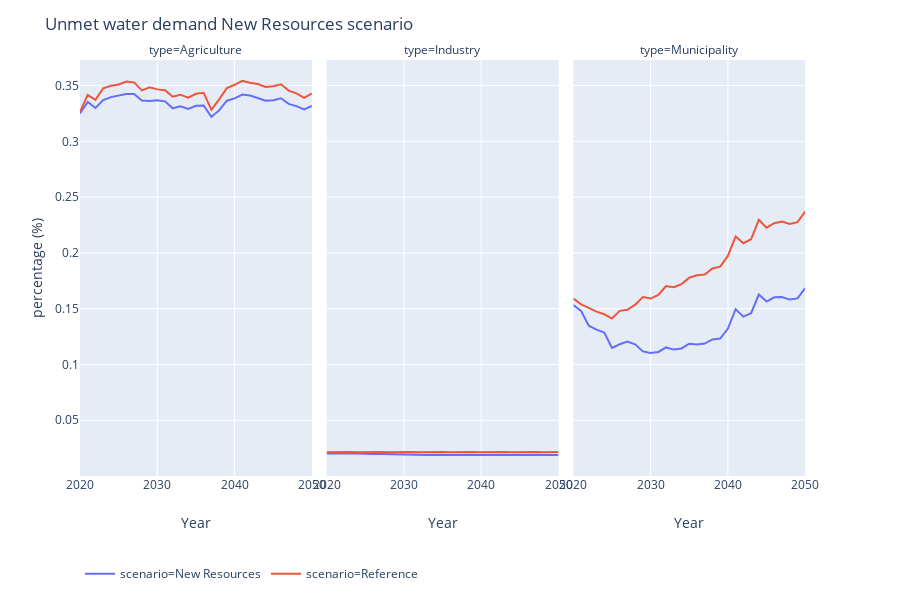

The notebook cell saved with this chart:
### Code cell
dff = df_all['Water_requirements']
dff_2 = df_all['Water_delivered']
dff = dff.groupby(['subscenario', 'scenario','level','type','Year']).sum()/1000000
dff_2 = dff_2.groupby(['subscenario', 'scenario','level','type','Year']).sum()/1000000

dff['water_delivered'] = dff.index.map(dff_2.value)

dff.reset_index(inplace=True)

dff['unmet_demand'] = (dff.value - dff.water_delivered) / dff.value

dff.reset_index(inplace=True)
dff = dff.loc[dff.scenario.isin(['Reference','New Resources']) & (dff.subscenario=='Eto trend') & (dff.level=='')]
fig = px.line(dff, x="Year", y="unmet_demand", color='scenario', facet_col='type')
fig.update_layout({'legend_orientation':'h'})
fig.update_layout({'title':'Unmet water demand New Resources scenario','yaxis_title':'percentage (%)'})
fig.update_layout(legend=dict(x=0, y=-0.2))
fig.show()
# plotly.offline.plot(fig, filename='name.html')
fig.write_image('New_Resources_unmet.png', width=900, height=400, scale=4)

### Figure 1 — Plotly figure (JSON) as saved in the notebook; plotly's stock layout.template omitted (floating-point values rounded to 4 significant figures)
{"data": [{"hoverlabel": {"namelength": 0}, "hovertemplate": "scenario=New Resources<br>type=Agriculture<br>Year=%{x}<br>unmet_demand=%{y}", "legendgroup": "scenario=New Resources", "line": {"color": "#636efa", "dash": "solid"}, "mode": "lines", "name": "scenario=New Resources", "showlegend": true, "type": "scatter", "x": [2020, 2021, 2022, 2023, 2024, 2025, 2026, 2027, 2028, 2029, 2030, 2031, 2032, 2033, 2034, 2035, 2036, 2037, 2038, 2039, 2040, 2041, 2042, 2043, 2044, 2045, 2046, 2047, 2048, 2049, 2050], "xaxis": "x", "y": [0.325, 0.3354, 0.3299, 0.337, 0.3396, 0.3407, 0.3424, 0.3424, 0.3366, 0.3363, 0.3369, 0.3359, 0.3297, 0.3313, 0.3291, 0.3319, 0.3321, 0.322, 0.3277, 0.3364, 0.3385, 0.3419, 0.3411, 0.3389, 0.3364, 0.3369, 0.3386, 0.3336, 0.3316, 0.3285, 0.3317], "yaxis": "y"}, {"hoverlabel": {"namelength": 0}, "hovertemplate": "scenario=New Resources<br>type=Industry<br>Year=%{x}<br>unmet_demand=%{y}", "legendgroup": "scenario=New Resources", "line": {"color": "#636efa", "dash": "solid"}, "mode": "lines", "name": "scenario=New Resources", "showlegend": false, "type": "scatter", "x": [2020, 2021, 2022, 2023, 2024, 2025, 2026, 2027, 2028, 2029, 2030, 2031, 2032, 2033, 2034, 2035, 2036, 2037, 2038, 2039, 2040, 2041, 2042, 2043, 2044, 2045, 2046, 2047, 2048, 2049, 2050], "xaxis": "x2", "y": [0.02018, 0.02037, 0.02037, 0.02037, 0.02018, 0.01966, 0.01966, 0.01966, 0.01948, 0.01966, 0.01887, 0.01887, 0.0187, 0.01887, 0.01887, 0.01887, 0.0187, 0.01887, 0.01887, 0.01887, 0.0187, 0.01887, 0.01887, 0.01887, 0.0187, 0.01887, 0.01887, 0.01887, 0.0187, 0.01887, 0.01887], "yaxis": "y2"}, {"hoverlabel": {"namelength": 0}, "hovertemplate": "scenario=New Resources<br>type=Municipality<br>Year=%{x}<br>unmet_demand=%{y}", "legendgroup": "scenario=New Resources", "line": {"color": "#636efa", "dash": "solid"}, "mode": "lines", "name": "scenario=New Resources", "showlegend": false, "type": "scatter", "x": [2020, 2021, 2022, 2023, 2024, 2025, 2026, 2027, 2028, 2029, 2030, 2031, 2032, 2033, 2034, 2035, 2036, 2037, 2038, 2039, 2040, 2041, 2042, 2043, 2044, 2045, 2046, 2047, 2048, 2049, 2050], "xaxis": "x3", "y": [0.1532, 0.1481, 0.1347, 0.1312, 0.1286, 0.1148, 0.1181, 0.1206, 0.118, 0.1117, 0.1102, 0.1112, 0.1153, 0.1133, 0.1144, 0.1186, 0.1178, 0.1188, 0.1224, 0.1233, 0.1322, 0.1495, 0.1429, 0.146, 0.1627, 0.1564, 0.1602, 0.1605, 0.1582, 0.1592, 0.1685], "yaxis": "y3"}, {"hoverlabel": {"namelength": 0}, "hovertemplate": "scenario=Reference<br>type=Agriculture<br>Year=%{x}<br>unmet_demand=%{y}", "legendgroup": "scenario=Reference", "line": {"color": "#EF553B", "dash": "solid"}, "mode": "lines", "name": "scenario=Reference", "showlegend": true, "type": "scatter", "x": [2020, 2021, 2022, 2023, 2024, 2025, 2026, 2027, 2028, 2029, 2030, 2031, 2032, 2033, 2034, 2035, 2036, 2037, 2038, 2039, 2040, 2041, 2042, 2043, 2044, 2045, 2046, 2047, 2048, 2049, 2050], "xaxis": "x", "y": [0.3264, 0.3416, 0.3372, 0.3475, 0.3499, 0.351, 0.3537, 0.3528, 0.3457, 0.3485, 0.3466, 0.3459, 0.34, 0.3418, 0.3392, 0.3427, 0.3435, 0.3282, 0.3376, 0.3477, 0.3507, 0.3543, 0.3526, 0.3514, 0.3488, 0.3493, 0.3511, 0.3455, 0.343, 0.339, 0.343], "yaxis": "y"}, {"hoverlabel": {"namelength": 0}, "hovertemplate": "scenario=Reference<br>type=Industry<br>Year=%{x}<br>unmet_demand=%{y}", "legendgroup": "scenario=Reference", "line": {"color": "#EF553B", "dash": "solid"}, "mode": "lines", "name": "scenario=Reference", "showlegend": false, "type": "scatter", "x": [2020, 2021, 2022, 2023, 2024, 2025, 2026, 2027, 2028, 2029, 2030, 2031, 2032, 2033, 2034, 2035, 2036, 2037, 2038, 2039, 2040, 2041, 2042, 2043, 2044, 2045, 2046, 2047, 2048, 2049, 2050], "xaxis": "x2", "y": [0.02131, 0.02152, 0.02152, 0.02152, 0.02131, 0.02152, 0.02152, 0.02152, 0.02131, 0.02152, 0.02152, 0.02152, 0.02131, 0.02152, 0.02152, 0.02152, 0.02131, 0.02152, 0.02152, 0.02152, 0.02131, 0.02152, 0.02152, 0.02152, 0.02131, 0.02152, 0.02152, 0.02152, 0.02131, 0.02152, 0.02152], "yaxis": "y2"}, {"hoverlabel": {"namelength": 0}, "hovertemplate": "scenario=Reference<br>type=Municipality<br>Year=%{x}<br>unmet_demand=%{y}", "legendgroup": "scenario=Reference", "line": {"color": "#EF553B", "dash": "solid"}, "mode": "lines", "name": "scenario=Reference", "showlegend": false, "type": "scatter", "x": [2020, 2021, 2022, 2023, 2024, 2025, 2026, 2027, 2028, 2029, 2030, 2031, 2032, 2033, 2034, 2035, 2036, 2037, 2038, 2039, 2040, 2041, 2042, 2043, 2044, 2045, 2046, 2047, 2048, 2049, 2050], "xaxis": "x3", "y": [0.1591, 0.1539, 0.1507, 0.1474, 0.145, 0.1412, 0.1481, 0.149, 0.1536, 0.1604, 0.1591, 0.1623, 0.1703, 0.1693, 0.1721, 0.1778, 0.1799, 0.1806, 0.186, 0.1877, 0.1973, 0.2148, 0.2087, 0.2123, 0.2296, 0.2227, 0.2266, 0.2282, 0.226, 0.2276, 0.2371], "yaxis": "y3"}], "layout": {"annotations": [{"font": {}, "showarrow": false, "text": "type=Agriculture", "x": 0.1567, "xanchor": "center", "xref": "paper", "y": 1, "yanchor": "bottom", "yref": "paper"}, {"font": {}, "showarrow": false, "text": "type=Industry", "x": 0.49, "xanchor": "center", "xref": "paper", "y": 1, "yanchor": "bottom", "yref": "paper"}, {"font": {}, "showarrow": false, "text": "type=Municipality", "x": 0.8233, "xanchor": "center", "xref": "paper", "y": 1, "yanchor": "bottom", "yref": "paper"}], "height": 600, "legend": {"orientation": "h", "tracegroupgap": 0, "x": 0, "y": -0.2}, "margin": {"t": 60}, "title": {"text": "Unmet water demand New Resources scenario"}, "xaxis": {"anchor": "y", "domain": [0, 0.3133], "title": {"text": "Year"}}, "xaxis2": {"anchor": "y2", "domain": [0.3333, 0.6467], "matches": "x", "title": {"text": "Year"}}, "xaxis3": {"anchor": "y3", "domain": [0.6667, 0.98], "matches": "x", "title": {"text": "Year"}}, "yaxis": {"anchor": "x", "domain": [0, 1], "title": {"text": "percentage (%)"}}, "yaxis2": {"anchor": "x2", "domain": [0, 1], "matches": "y", "showticklabels": false}, "yaxis3": {"anchor": "x3", "domain": [0, 1], "matches": "y", "showticklabels": false}}}
